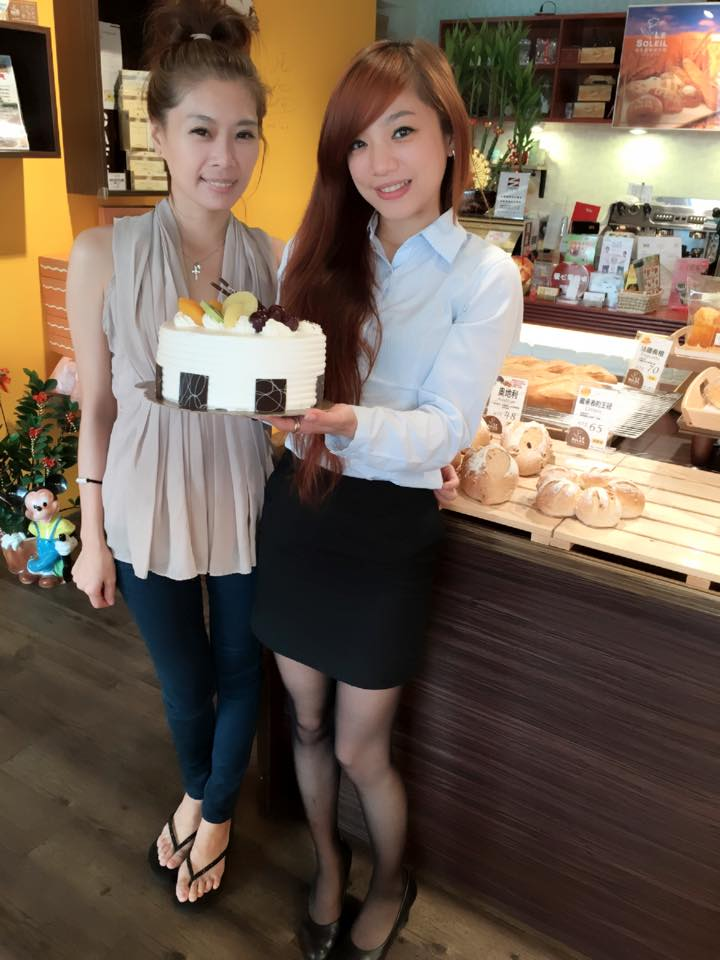
#> input picture Practice/skimage_crop_seg_regions/test.jpg, 720 x 960 px
$ python crop_seg_images.py   (older library calls are emulated)
#> lines starting #> are read from the running program, lines starting #| are printed output that depends on the picture
# -*- coding: utf-8 -*-
from __future__ import division

import skimage.io
import skimage.feature
import skimage.color
import skimage.transform
import skimage.util
import skimage.segmentation
import numpy
import scipy.misc
import random
import os

def _crop_segments(ifname, scale, sigma, min_size, ofname):
    """
        segment smallest regions by the algorithm of Felzenswalb and
        Huttenlocher
    """
#> called with ifname = 'test.jpg', scale = 300, sigma = 0.9, min_size = 20, ofname = 'out4'

    im_orig = scipy.misc.imread(ifname)
#> im_orig is the input picture: shape (960, 720, 4); mean R, G, B, A 111.9, 95.7, 81.7, 255
    print('type(im_orig) = ', type(im_orig))
#| type(im_orig) =  <class 'numpy.ndarray'>
    print('im_orig.shape = ', im_orig.shape)
#| im_orig.shape =  (960, 720, 4)

    # open the Image
    im_mask = skimage.segmentation.felzenszwalb(
        skimage.util.img_as_float(im_orig), scale=scale, sigma=sigma,
        min_size=min_size)
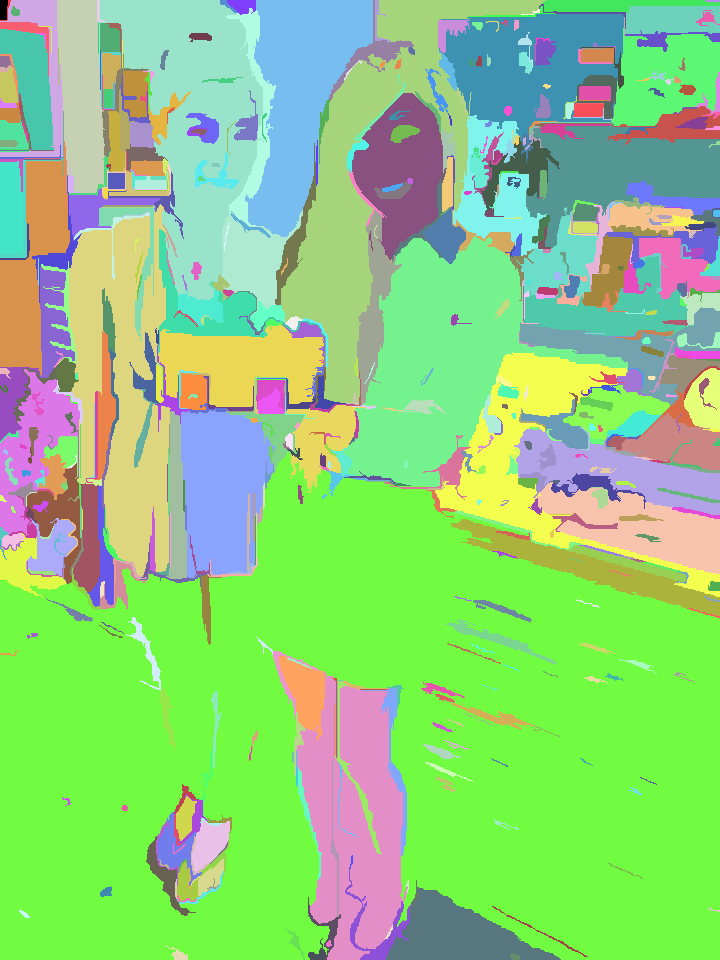
#> im_mask: shape (960, 720) int64; 688 distinct labels, from 0 to 687; one colour per label, 0 black
    # merge mask channel to the image as a 4th channel
    seg_dim = ((im_orig.shape[:-1]) + (3, ))
#> seg_dim = (960, 720, 3)
    im_seg = numpy.zeros(seg_dim)
    print('(im_orig.shape[:-1]) = ', (im_orig.shape[:-1]))
#| (im_orig.shape[:-1]) =  (960, 720)
    print('seg_dim = ', seg_dim)
#| seg_dim =  (960, 720, 3)

    dim = im_orig.shape[-1]
#> dim = 4
    print('dim = ', dim)
#| dim =  4
    im_orig = numpy.append(
        im_orig, numpy.zeros(im_orig.shape[:-1])[:, :, numpy.newaxis], axis=2)
    im_orig[:, :, dim] = im_mask
    print('type(im_orig) = ', type(im_orig))
#| type(im_orig) =  <class 'numpy.ndarray'>
    print('im_orig.shape = ', im_orig.shape)
#| im_orig.shape =  (960, 720, 5)

    R = {}
    for y, i in enumerate(im_orig):
        for x, label in enumerate(i):
            # initialize a new region
            l = label[-1]
            if l not in R:
                R[l] = {
                    "min_x": 0xffff, "min_y": 0xffff,
                    "max_x": 0, "max_y": 0, "labels": [l]}

            # bounding box
            if R[l]["min_x"] > x:
                R[l]["min_x"] = x
            if R[l]["min_y"] > y:
                R[l]["min_y"] = y
            if R[l]["max_x"] < x:
                R[l]["max_x"] = x
            if R[l]["max_y"] < y:
                R[l]["max_y"] = y
#> after the loop, R = 688 items

    odirectory = ofname + "_" + str(int(scale)) + "_" + str(int(sigma)) + "_" + str(int(min_size)) + "\\"
    if not os.path.exists(odirectory):
        os.makedirs(odirectory)
    #ofname = odirectory + "\\" + ofname
    #print(ofname)
    #'''
    for k, v in list(R.items()):
        #print('k ', k)
        print('v ', v)
        tmp = ofname
        tmp += "_"
        tmp += str(int(v["min_x"]))
        tmp += "_"
        tmp += str(int(v["min_y"]))
        tmp += "_"
        tmp += str(int(v["max_x"]))
        tmp += "_"
        tmp += str(int(v["max_y"]))
        tmp += ".jpg"
        crop = im_orig[v["min_y"]:(v["max_y"]+1), v["min_x"]:(v["max_x"]+1), :3]
        #print(crop.shape[-1])
        print('type(crop) ', type(crop), 'crop.shape ', crop.shape)
        fullPath = odirectory + tmp
        print('fullPath ', fullPath)
        scipy.misc.imsave(fullPath, crop)
#> this loop made 688 passes
#> fullPath on passes 2 to 4: 'out4_300_0_20\\out4_0_0_10_20.jpg', 'out4_300_0_20\\out4_0_0_62_158.jpg', 'out4_300_0_20\\out4_57_0_105_192.jpg'
#> (printed output is left out)
#> pass 3, in _crop_segments, `crop = im_orig[v["min_y"]:(v["max_y"]+1), v["min_x"]:(v["max_x"]+1), :3]`:
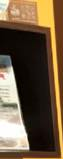
#> crop: shape (159, 63, 3) float64; mean of channels 0, 1, 2 110.2, 89.8, 64.5; drawn as R, G, B
    #'''

_crop_segments("test.jpg", scale=300, sigma=0.9, min_size=20, ofname="out4")
